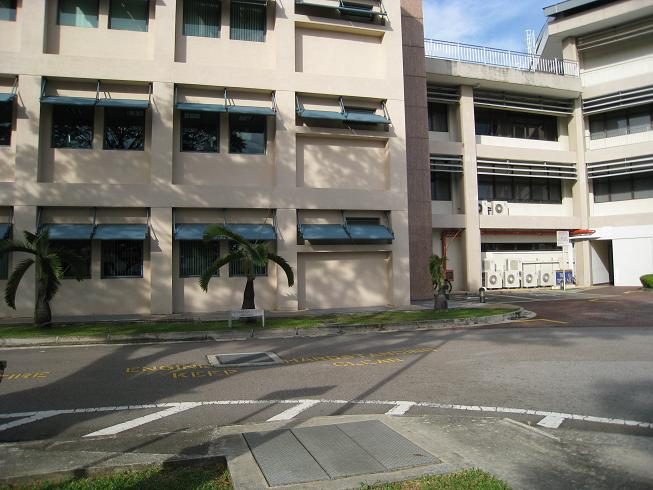
#> input picture Dataset/I2/2_1.JPG, 653 x 490 px
$ python perspective.py Dataset/I2/2_1.JPG Dataset/I2/2_2.JPG Dataset/I2/2_3.JPG Dataset/I2/2_3.JPG Dataset/I2/2_3.JPG
#> lines starting #> are read from the running program, lines starting #| are printed output that depends on the picture
# Instructions:
# Do not change the output file names, use the helper functions as you see fit

import os
import sys
import cv2
import numpy as np
import matplotlib.pyplot as plt
import math

# [12 lines left out: function help_message, not called in this run]
#    print(sys.argv[0] + " 1 " + "[path to input image1] " + "[path to input image2] " + "[path to input image3] " + "[output directory]")

'''
Detect, extract and match features between img1 and img2.
Using SIFT as the detector/extractor, but this is inconsequential to the user.
Returns: (pts1, pts2), where ptsN are points on image N.
    The lists are "aligned", i.e. point i in pts1 matches with point i in pts2.
Usage example:
    im1 = cv2.imread("image1.jpg", 0)
    im2 = cv2.imread("image2.jpg", 0)
    (pts1, pts2) = feature_matching(im1, im2)
    plt.subplot(121)
    plt.imshow(im1)
    plt.scatter(pts1[:,:,0],pts1[:,:,1], 0.5, c='r', marker='x')
    plt.subplot(122)
    plt.imshow(im2)
    plt.scatter(pts1[:,:,0],pts1[:,:,1], 0.5, c='r', marker='x')
'''
# [44 lines left out: function feature_matching, not called in this run]

'''
Warp an image from cartesian coordinates (x, y) into cylindrical coordinates (theta, h)
Returns: (image, mask)
Mask is [0,255], and has 255s wherever the cylindrical images has a valid value.
Masks are useful for stitching
Usage example:
    im = cv2.imread("myimage.jpg",0) #grayscale
    h,w = im.shape
    f = 700
    K = np.array([[f, 0, w/2], [0, f, h/2], [0, 0, 1]]) # mock calibration matrix
    imcyl = cylindricalWarpImage(im, K)
'''
# [36 lines left out: function cylindricalWarpImage, not called in this run]

'''
Calculate the geometric transform (only affine or homography) between two images,
based on feature matching and alignment with a robust estimator (RANSAC).
Returns: (M, pts1, pts2, mask)
Where: M    is the 3x3 transform matrix
       pts1 are the matched feature points in image 1
       pts2 are the matched feature points in image 2
       mask is a binary mask over the lists of points that selects the transformation inliers
Usage example:
    im1 = cv2.imread("image1.jpg", 0)
    im2 = cv2.imread("image2.jpg", 0)
    (M, pts1, pts2, mask) = getTransform(im1, im2)
    # for example: transform im1 to im2's plane
    # first, make some room around im2
    im2 = cv2.copyMakeBorder(im2,200,200,500,500, cv2.BORDER_CONSTANT)
    # then transform im1 with the 3x3 transformation matrix
    out = cv2.warpPerspective(im1, M, (im1.shape[1],im2.shape[0]), dst=im2.copy(), borderMode=cv2.BORDER_TRANSPARENT)
    plt.imshow(out, cmap='gray')
    plt.show()
'''
# [277 lines left out: functions getTransform, Perspective_warping, Laplacian_blending, Bonus_perspective_warping, Cylindrical_warping, Bonus_cylindrical_warping, not called in this run]

'''
This exact function will be used to evaluate your results for HW2
Compare your result with master image and get the difference, the grading
criteria is posted on Piazza
'''
# [36 lines left out: function RMSD, not called in this run]
# [12 lines of commented-out code are left out]

input_image1 = cv2.imread("Dataset/I2/2_1.JPG", 0)
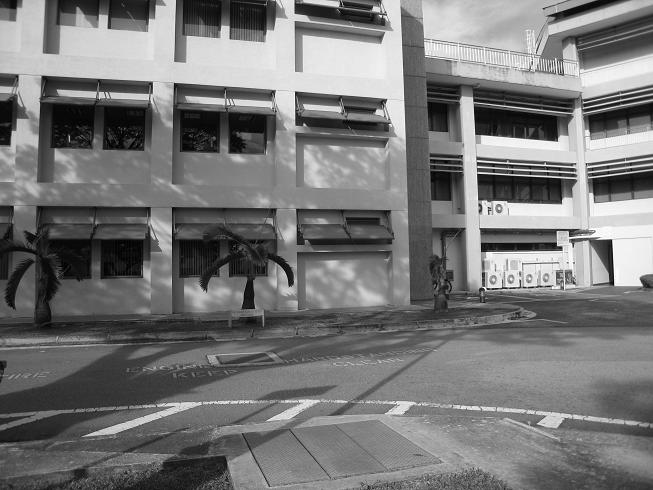
#> input_image1: shape (490, 653); min 0, max 255, mean 118.3
input_image2 = cv2.imread("Dataset/I2/2_2.JPG", 0)
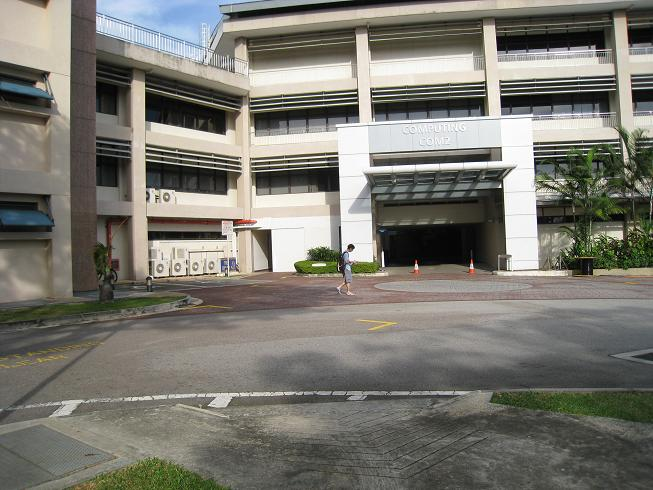
#> input picture Dataset/I2/2_2.JPG, 653 x 490 px
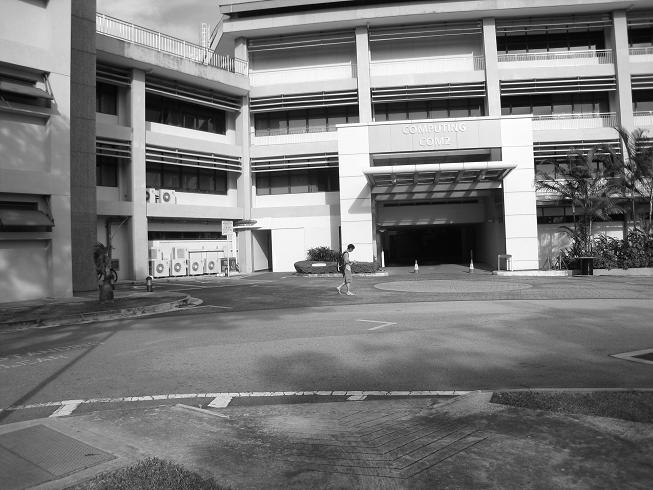
#> input_image2: shape (490, 653); min 0, max 255, mean 119.2
input_image3 = cv2.imread("Dataset/I2/2_3.JPG", 0)
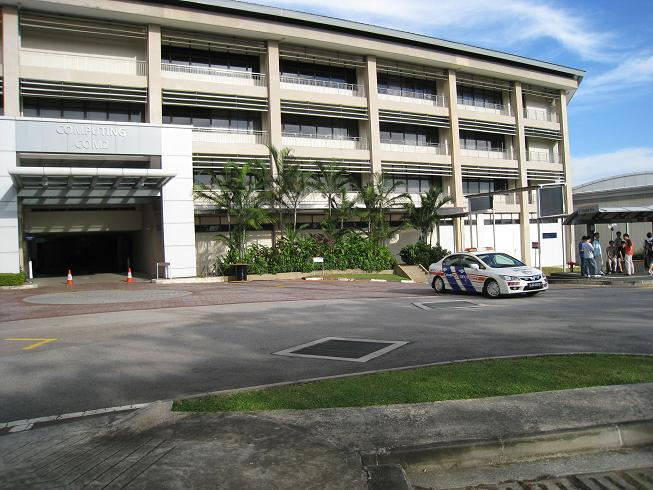
#> input picture Dataset/I2/2_3.JPG, 653 x 490 px
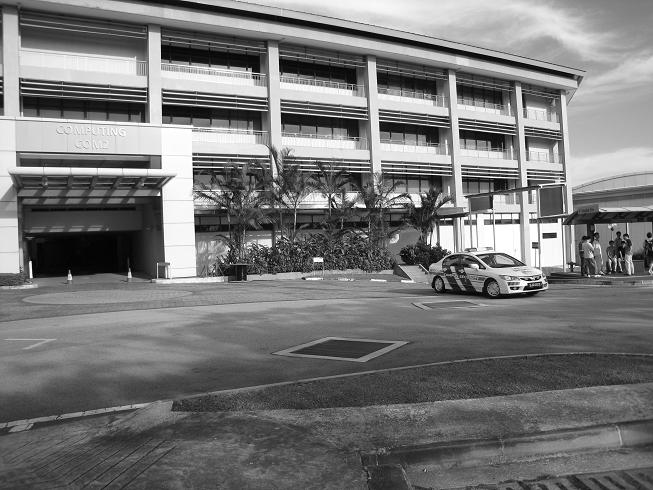
#> input_image3: shape (490, 653); min 0, max 255, mean 118.4

function_launch = {
1 : Perspective_warping,
2 : Cylindrical_warping,
3 : Bonus_perspective_warping,
4 : Bonus_cylindrical_warping
}

# Call the function
#> (the run stopped early here; a loop or call above may not have finished)
